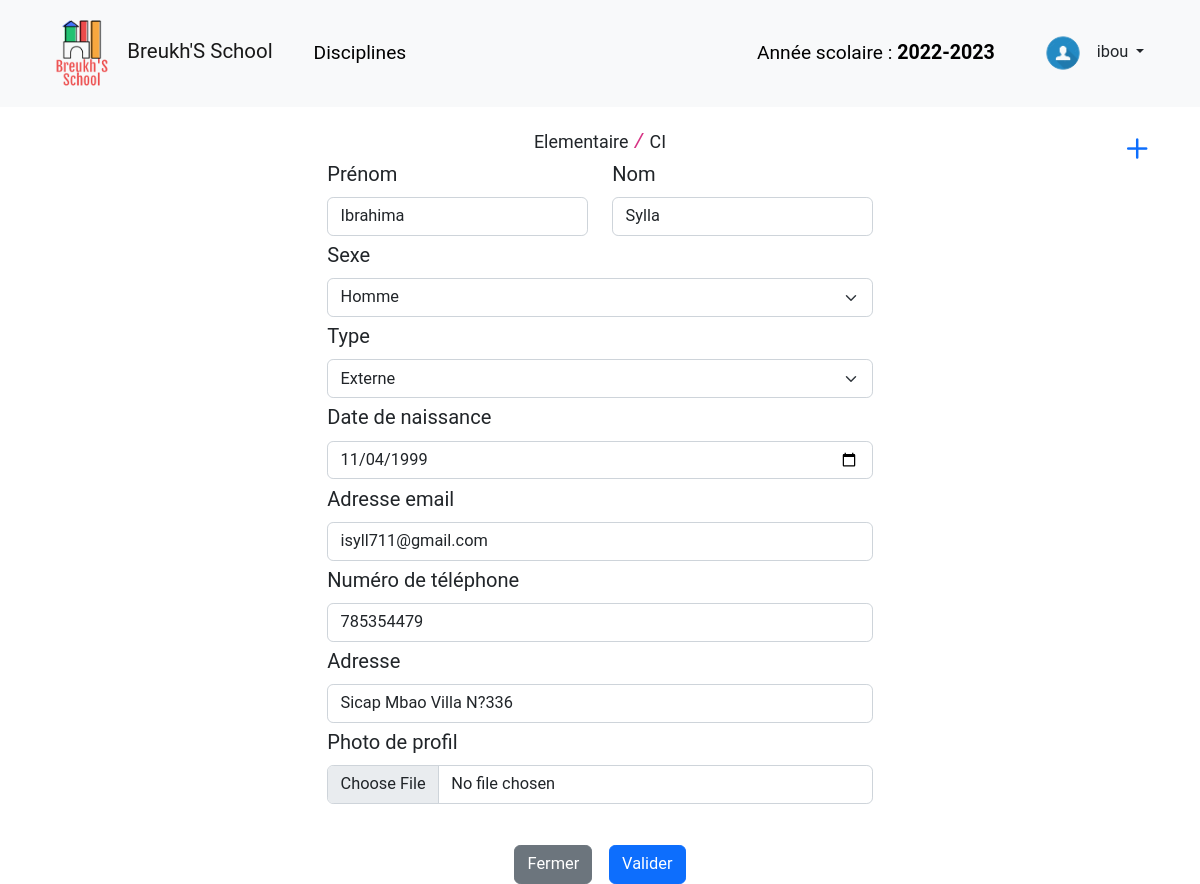
/modifier-eleve/26 (signed in), run on the app's committed database.
### tables this page shows
CREATE TABLE `niveaux` (
  `id` int NOT NULL,
  `libelle` varchar(255) NOT NULL,
  `supprime` tinyint(1) NOT NULL DEFAULT '0',
  `nom_cycle` varchar(255) DEFAULT NULL,
  `nb_cycles` int DEFAULT NULL
);

CREATE TABLE `classes` (
  `id` int NOT NULL,
  `libelle` varchar(255) NOT NULL,
  `id_niveau` int NOT NULL,
  `supprime` tinyint(1) NOT NULL DEFAULT '0'
);

CREATE TABLE `eleves` (
  `id` int NOT NULL,
  `numero` int DEFAULT NULL,
  `type` enum('externe','interne') NOT NULL,
  `supprime` tinyint(1) NOT NULL DEFAULT '0',
  `prenom` varchar(255) NOT NULL,
  `nom` varchar(255) NOT NULL,
  `telephone` varchar(255) DEFAULT NULL,
  `adresse` text,
  `email` varchar(255) DEFAULT NULL,
  `sexe` enum('homme','femme') NOT NULL,
  `naissance` date DEFAULT NULL,
  `photo` mediumblob
);

### core/Controller.php (called while the page is built, shortened)
<?php
class Controller
{
    public function render(
        string $file,
        array $data = [],
        string $layout = NULL,
        bool $minify = false,
        array $scripts = []
    ): string {
        require_once "{$GLOBALS['viewsPath']}/$file.html.php";
        $result = ob_get_clean();
        return $result;
    }
}

### core/Router.php (called while the page is built, shortened)
<?php
class Router
{
    private static array $paths;
    public static string $namespace;
    public static function loadConfig(array $config)
    {
        foreach ($config as $route => $data)
            self::$paths[$route] = self::combine($data);
    }
    public static function execute()
    {
        [$method, $uri] = array_values(Helpers::resolveRequest());
        $ns = self::$namespace;
        if ($match = self::match($uri)) {
            $class           = $match['class'];
            $action          = $match['action'];
            $request_methods = $match['request_methods'];
            $args = '';
            if (isset($match['arg'])) {
                foreach ($match['arg'] as $name => $value) {
                    $args .= "$name:'$value',";
                }
            }
            if (
                empty($request_methods) ||
                (!empty($request_methods) && in_array($method, $request_methods))
            ) {
                eval("use $ns\\$class;(new $class())->$action($args);");
                return;
            }
        }
    }
    public static function getURLs()
    {
        $urls = [];
        foreach (self::$paths as $path => $values) {
            if (!empty($values['name']))
                if ($pos = strpos($path, '{')) {
                    $path = substr($path, 0, $pos);
                }
            $urls[$values['name']] = $path;
        }
        return $urls;
    }
    private static function match(string $uri): array|false
    {
        if (isset(self::$paths[$uri])) {
            return self::$paths[$uri];
        } else {
            foreach (self::$paths as $path => $data) {
                $parts    = Helpers::explodeUrl($path);
                $uriParts = Helpers::explodeUrl($uri);
                if (count($parts) !== count($uriParts)) {
                    continue;
                }
                $tmp = false;
                for ($i = 0, $c = count($parts); $i < $c; $i++) {
                    if ($parts[$i] !== '') {
                        if ($parts[$i][0] !== '{' || substr($parts[$i], -1) !== '}') {
                            if (strtolower($uriParts[$i]) !== strtolower($parts[$i])) {
                                $tmp = true;
                                break;
                            }
                        } else {
                            $data['arg'][substr($parts[$i], 1, -1)] = $uriParts[$i];
                        }
                    } else {
                        $tmp = true;
                        continue;
                    }
                }
                if ($tmp)
                    continue;
                return $data;
            }
            return false;
        }
    }
    private static function combine(array $data): array
    {
        extract($data);
        $handler = explode('@', $handler);
        $methods = array_map(function ($item) {
            return strtoupper($item);
        }, $methods ?? []);
        return array_combine(
            [
                'name',
                'class',
                'action',
                'request_methods',
                'title'
            ],
            [$name, $handler[0], $handler[1], $methods, $title ?? NULL]
        );
    }
}

### public/index.php (called while the page is built, shortened)
<?php
\Core\Router::execute();

### core/Database.php (called while the page is built, shortened)
<?php
class Database
{
    private PDO $pdo;
    public function __construct(
        string $dbname,
        string $host = 'localhost',
        string $user = 'root',
        string $password = ''
    ) {
        try {
            $this->pdo = new PDO("mysql:dbname=$dbname;dbhost=$host", $user, $password);
            $this->pdo->setAttribute(PDO::ATTR_DEFAULT_FETCH_MODE, PDO::FETCH_ASSOC);
        }
        catch (\PDOException $e) {
            echo $e->getMessage();
        }
    }
    public function pexec(
        string $query,
        array $values = [],
        string $fetchMethod = NULL
    ): mixed {
        $stmt = $this->pdo->prepare($query);
        $val = $stmt->execute($values);
        if ($fetchMethod) {
            return $stmt->$fetchMethod();
        }
        return $val;
    }
}

### src/Model/StudentsModel.php (called while the page is built, shortened)
<?php
class StudentsModel
{
    private Database $db;
    public function __construct(Database $db)
    {
        $this->db = $db;
    }
    public function getStudentClasse(int $studentId)
    {
        return $this->db->pexec(
            "SELECT cl.* FROM classes as cl
            JOIN inscriptions as i ON i.id_classe = cl.id
            AND i.id_eleve = ?",
            [$studentId],
            'fetch'
        );
    }
    public function getStudentNiveau(int $studentId)
    {
        return $this->db->pexec(
            "SELECT n.* FROM niveaux as n
            JOIN classes as cl ON cl.id_niveau = n.id
            JOIN inscriptions as i ON i.id_classe = cl.id
            AND i.id_eleve = ?",
            [$studentId],
            'fetch'
        );
    }
    private function getStudentBy(string $column, mixed $value): array|bool
    {
        return $this->db->pexec(
            "SELECT * FROM eleves WHERE $column = ? AND supprime = 0",
            [$value],
            'fetch'
        );
    }
    public function getStudentById(int $id)
    {
        return $this->getStudentBy('id', $id);
    }
}

### view/parts/forms/studentform.html.php (the view, shortened to what this page needs)
<form action="<?= $studentFormTarget ?? $urls['create-student'] ?>" method="post" id="formAnnee"
    class="text-start m-auto" enctype="multipart/form-data">
    <div class="row">
        <div class="col-lg-6 col-12">
            <label for="firstname" class="form-label">Prénom</label>
            <input required type="text" class="form-control" placeholder="Prénom de l'étudiant" name="firstname"
                id="firstname" value="<?= $student['prenom'] ?? '' ?>" />
        </div>
        <div class="col-lg-6 col-12">
            <label for="lastname" class="form-label">Nom</label>
            <input required type="text" class="form-control" placeholder="Nom de l'étudiant" name="lastname"
                id="lastname" value="<?= $student['nom'] ?? '' ?>" />
        </div>
        <div class="col-12">
            <label for="gender" class="form-label">Sexe</label>
            <select id="gender" name="gender" class="form-select" required>
                <option value="homme" <?= isset($student['sexe']) ? ($student['sexe'] === 'homme' ? 'selected' : '') : '' ?>>Homme</option>
            </select>
        </div>
        <div class="col-12">
            <label for="studentType" class="form-label">Type</label>
            <select id="studentType" name="studentType" class="form-select" required>
                <option value="externe" <?= isset($student['type']) ? ($student['type'] === 'externe' ? 'selected' : '') : '' ?>>Externe</option>
            </select>
        </div>
        <div class="col-12">
            <label for="birthdate" class="form-label">Date de naissance</label>
            <input type="date" id="birthdate" name="birthdate" class="form-control" value="<?= $student['naissance'] ?? '' ?>" />
        </div>
        <div class="col-12">
            <label for="email" class="form-label">Adresse email</label>
            <input type="email" class="form-control" name="email" id="email" value="<?= $student['email'] ?? '' ?>
            " />
        </div>
        <div class="col-12">
            <label for="phone" class="form-label">Numéro de téléphone</label>
            <input type="tel" class="form-control" name="phone" id="phone" value="<?= $student['telephone'] ?? '' ?>" />
        </div>
        <div class="col-12">
            <label for="address" class="form-label">Adresse</label>
            <input type="text" class="form-control" name="address" id="address"
                value="<?= $student['adresse'] ?? '' ?>" />
        </div>
        <div class="col-12 mb-3">
            <label for="photo" class="form-label">Photo de profil</label>
            <input class="form-control" type="file" id="photo" name="photo">
        </div>
    </div>
    <div class="mt-4 d-flex justify-content-center align-items-center">
        <button type="button" class="me-2 btn btn-secondary" data-bs-dismiss="modal">Fermer</button>
        <button type="submit" class="ms-2 btn btn-primary">Valider</button>
    </div>
</form>

### view/edit-student.html.php (shortened to what this page needs)
<header>
    <?php include 'parts/navbar.html.php' ?>
</header>
<div class="container">
    <div class="row position-relative">
        <div class="position-absolute w-auto h-auto end-0">
            <a href="<?= $urls['new-student'] . $classe['id'] ?>">
                <i class="bi bi-plus fs-1"></i>
            </a>
        </div>
        <div class="m-auto pt-2 col-10 col-lg-6">
            <div>
                <?= $niveau['libelle'] ?>
                <code class="fs-5">/</code>
                <?= $classe['libelle'] ?>
                <div>
                    <?php $studentFormTarget = $urls['edit-student'];
                    include 'parts/forms/studentform.html.php'; ?>
                </div>
            </div>
        </div>
    </div>
</div>

### public/css/custom.css (style rules this page uses)
body { padding-top: 120px; }

### view/layout.html.php (style rules this page uses)
* { font-family: 'Roboto', Calibri, sans-serif; font-size: 102.3%; }

### data on the page
niveaux: libelle "Elementaire"
classes: libelle "CI"
eleves: firstname "Ibrahima", lastname "Sylla", gender "Homme", studentType "Externe", birthdate "11/04/1999", email "isyll711@gmail.com", phone "785354479", address "Sicap Mbao Villa N?336"

### other printed values
$GLOBALS['siteName'] "Breukh'S School"
$currentYear "2022-2023"
$userInfos['username'] "ibou"
